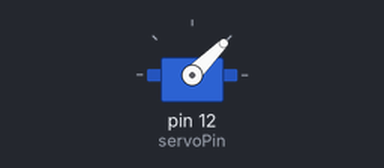
Recording of a sketch running on a simulated Arduino Uno, built with avr-gcc and run on an emulated ATmega328P. On the bench: servo.

Above: at 0.05 s.
At 0.75 s:
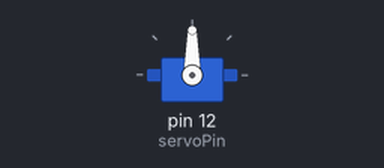
At 1.5 s:
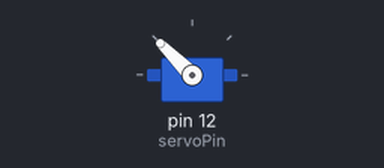
Timing chart, 0 to 3.5 s (numbered marks = the images above):
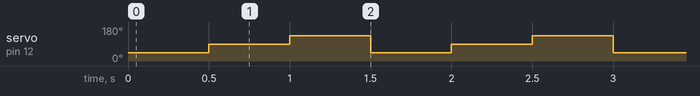

Measured:
- by itself, servo on pin 12 (servoPin): repeats every 1.5 s: 135° 0.50 s, 45° 0.50 s, 90° 0.50 s

The sketch:

servo_simple.ino
```cpp
// Include the library
#include "Servo.h"

int servoPin = 12;

// Create the servo object
Servo myservo;

// Setup section to run once
void setup() {
  myservo.attach(servoPin); // attach the servo to our servo object
  myservo.write(90); // stop the motor
}

// Loop to keep the motor turning!
void loop() {
  myservo.write(45); // rotate the motor counter-clockwise
  delay(500);

  myservo.write(90);
  delay(500);

  myservo.write(135);
  delay(500);
}
```
